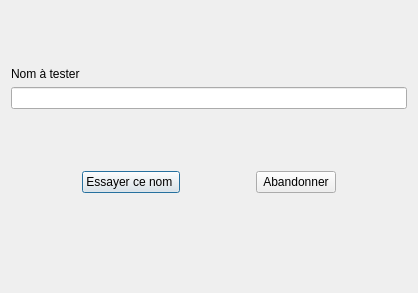
<?xml version="1.0" encoding="UTF-8"?>
<ui version="4.0">
 <class>Dialog</class>
 <widget class="QDialog" name="Dialog">
  <property name="geometry">
   <rect>
    <x>0</x>
    <y>0</y>
    <width>418</width>
    <height>293</height>
   </rect>
  </property>
  <property name="windowTitle">
   <string>Choisir un nom</string>
  </property>
  <layout class="QVBoxLayout" name="verticalLayout_2">
   <item>
    <widget class="QTextEdit" name="introEdit">
     <property name="maximumSize">
      <size>
       <width>16777215</width>
       <height>50</height>
      </size>
     </property>
     <property name="styleSheet">
      <string notr="true">background-color:transparent; border:none; </string>
     </property>
    </widget>
   </item>
   <item>
    <layout class="QVBoxLayout" name="verticalLayout">
     <item>
      <widget class="QLabel" name="label">
       <property name="text">
        <string>Nom à tester</string>
       </property>
      </widget>
     </item>
     <item>
      <widget class="QLineEdit" name="nameEdit"/>
     </item>
    </layout>
   </item>
   <item>
    <widget class="QTextEdit" name="messageEdit">
     <property name="maximumSize">
      <size>
       <width>16777215</width>
       <height>50</height>
      </size>
     </property>
     <property name="styleSheet">
      <string notr="true">background-color:transparent; border:none; color: red;</string>
     </property>
    </widget>
   </item>
   <item>
    <layout class="QHBoxLayout" name="horizontalLayout">
     <item>
      <spacer name="horizontalSpacer">
       <property name="orientation">
        <enum>Qt::Horizontal</enum>
       </property>
       <property name="sizeHint" stdset="0">
        <size>
         <width>40</width>
         <height>20</height>
        </size>
       </property>
      </spacer>
     </item>
     <item>
      <widget class="QPushButton" name="tryButton">
       <property name="text">
        <string>Essayer ce nom </string>
       </property>
      </widget>
     </item>
     <item>
      <spacer name="horizontalSpacer_2">
       <property name="orientation">
        <enum>Qt::Horizontal</enum>
       </property>
       <property name="sizeHint" stdset="0">
        <size>
         <width>40</width>
         <height>20</height>
        </size>
       </property>
      </spacer>
     </item>
     <item>
      <widget class="QPushButton" name="cancelButton">
       <property name="text">
        <string>Abandonner</string>
       </property>
      </widget>
     </item>
     <item>
      <spacer name="horizontalSpacer_3">
       <property name="orientation">
        <enum>Qt::Horizontal</enum>
       </property>
       <property name="sizeHint" stdset="0">
        <size>
         <width>40</width>
         <height>20</height>
        </size>
       </property>
      </spacer>
     </item>
    </layout>
   </item>
   <item>
    <spacer name="verticalSpacer">
     <property name="orientation">
      <enum>Qt::Vertical</enum>
     </property>
     <property name="sizeHint" stdset="0">
      <size>
       <width>20</width>
       <height>121</height>
      </size>
     </property>
    </spacer>
   </item>
  </layout>
 </widget>
 <resources/>
 <connections/>
</ui>
